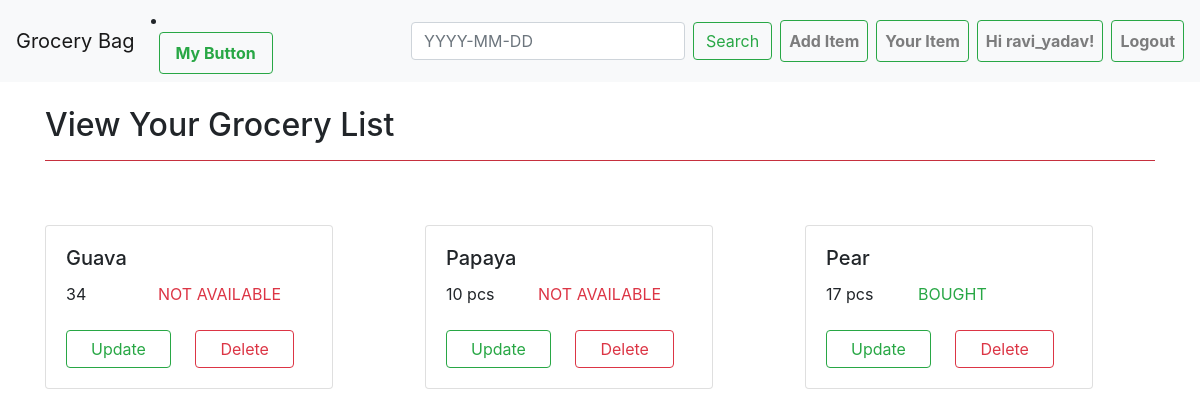
The app's page /youritem (signed in) with its own data.
### store/models.py (models this page shows, shortened)
class Item(models.Model):
    status_choices = (
        ('BOUGHT',"BOUGHT"),
        ('NOT AVAILABLE','NOT AVAILABLE'),
        ('PENDING','PENDING'),
    )
    user = models.ForeignKey(User, on_delete = models.CASCADE, null=True, blank=True)
    name = models.CharField(max_length=25)
    quantity = models.CharField(max_length=10)
    status = models.CharField(choices = status_choices, max_length =15)
    date = models.DateField(default='YYYY-MM-DD')

### store/views.py (the view)
# urls.py: path('youritem',views.your_item),
def your_item(request):
    items = Item.objects.filter(user= request.user)
    context = {'data':items}
    return render(request, 'store/userlist.html', context)

### store/templates/store/userlist.html (shortened to what this page needs)
{% extends 'store/base.html' %}
{% block content %}
<div class="container my-4">
  <div>
    <h2>View Your Grocery List</h2>
    <hr class="bg-danger">
  </div>
  <div class="row">
    {% for item in data %}
    <div class="col-md-4 mt-5">
      <div class="card" style="width: 18rem;">
        <div class="card-body">
          <h5 class="card-title">{{item.name}}</h5>
          <div class="row">
            <div class="col-4 mr-auto">{{item.quantity}}</div>
            <div class="col-8">
              {% if item.status == 'NOT AVAILABLE' %}
              <span class="card-text text-justify text-danger">{{item.status}}</span>
              {% elif item.status == 'BOUGHT' %}
              <span class="card-text text-justify text-success">{{item.status}}</span>
              {% else %}
              <span class="card-text text-justify text-primary">{{item.status}}</span>
              {% endif %}
            </div>
          </div>
          {% if request.user.is_authenticated %}
          <a href="/updateitem/{{item.id}}" class="card-link btn btn-outline-success px-4 mt-4">Update</a>
          <a href="/deleteitem/{{item.id}}" class="card-link btn btn-outline-danger px-4 mt-4">Delete</a>
          {% else %}
          <a href="/login" class="card-link btn btn-outline-success px-4 mt-4">Update</a>
          <a href="/login" class="card-link btn btn-outline-danger px-4 mt-4">Delete</a>
          {% endif %}
        </div>
      </div>
    </div>
    {% endfor %}
  </div>
</div>
{% endblock content %}

### store/templates/store/base.html (shortened to what this page needs)
<!doctype html>
<html lang="en">
<head>
    <link rel="stylesheet" href="https://maxcdn.bootstrapcdn.com/bootstrap/4.0.0/css/bootstrap.min.css"
>
</head>
<body>
    <nav class="navbar navbar-expand-lg navbar-light bg-light">
        <a class="navbar-brand" href="/">Grocery Bag</a>
         <li class="nav-item">
                    <button class="nav-link btn btn-outline-success ml-2" onclick = "alert(document.title);" href=""><b>My Button</b></button>
        </li>
        <div class="collapse navbar-collapse" id="navbarSupportedContent">
            <ul class="navbar-nav ml-auto">
                {% if request.user.is_authenticated %}
                <form class="form-inline my-2 my-lg-0" action="/search">
                    <input name="si" class="form-control mr-sm-2" type="search"
                        aria-label="Search" placeholder={% if si %}"{{si}}"{% else %}"YYYY-MM-DD"{% endif %}>
                    <button class="btn btn-outline-success my-2 my-sm-0" type="submit">Search</button>
                </form>
                <li class="nav-item">
                    <a class="nav-link btn btn-outline-success ml-2" href="/createitem"><b>Add Item</b></a>
                </li>
                <li class="nav-item">
                    <a class="nav-link btn btn-outline-success ml-2" href="/youritem"><b>Your Item</b></a>
                </li>
                <li class="nav-item">
                    <a class="nav-link btn btn-outline-success ml-2" href=""><b>Hi {{request.user}}!</b></a>
                </li>
                <li class="nav-item ">
                    <a class="nav-link btn btn-outline-success ml-2" href="/logout"><b>Logout</b></a>
                </li>
                {% endif %}
            </ul>
        </div>
    </nav>
    {% block content %}
    {% endblock content %}
</body>
</html>

### records on screen
Item: name "Guava", quantity "34", status "NOT AVAILABLE"
Item: name "Papaya", quantity "10 pcs", status "NOT AVAILABLE"
Item: name "Pear", quantity "17 pcs", status "BOUGHT"

### other values on screen
{{ request.user }} "ravi_yadav"
